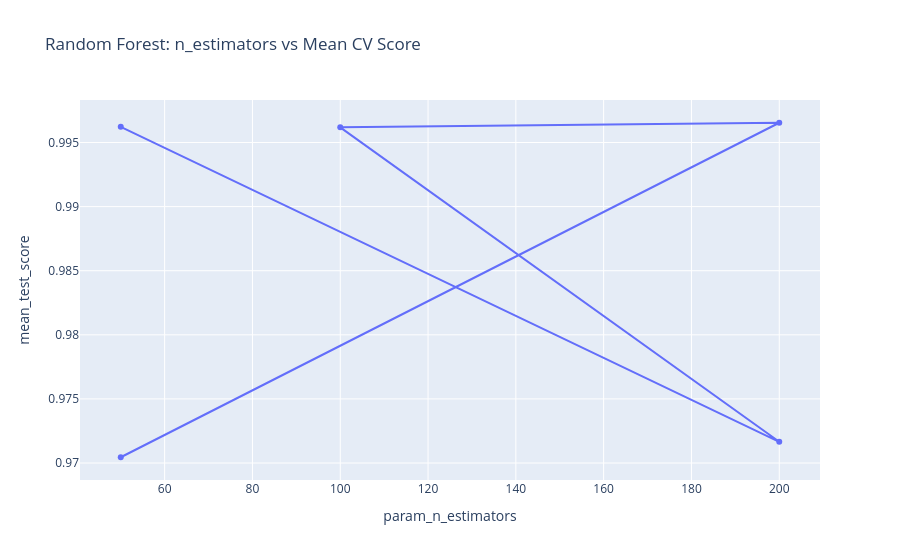

Notebook cell for this chart:
### Code cell
fig = px.line(

    rf_results,

    x='param_n_estimators',

    y='mean_test_score',

    title='Random Forest: n_estimators vs Mean CV Score',

    markers=True
)

fig.show()

### Figure 1 — Plotly figure (JSON) as saved in the notebook; plotly's stock layout.template omitted (floating-point values rounded to 4 significant figures)
{"data": [{"hovertemplate": "param_n_estimators=%{x}<br>mean_test_score=%{y}<extra></extra>", "legendgroup": "", "line": {"color": "#636efa", "dash": "solid"}, "marker": {"symbol": "circle"}, "mode": "lines+markers", "name": "", "orientation": "v", "showlegend": false, "type": "scatter", "x": [50, 200, 100, 200, 50], "xaxis": "x", "y": [0.9962, 0.9717, 0.9962, 0.9965, 0.9705], "yaxis": "y"}], "layout": {"legend": {"tracegroupgap": 0}, "title": {"text": "Random Forest: n_estimators vs Mean CV Score"}, "xaxis": {"anchor": "y", "domain": [0, 1], "title": {"text": "param_n_estimators"}}, "yaxis": {"anchor": "x", "domain": [0, 1], "title": {"text": "mean_test_score"}}}}
